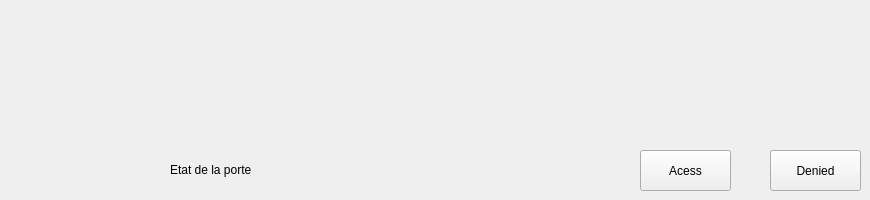
       <widget class="QWidget" name="tab_38">
        <attribute name="title">
         <string>ACCESS CHECK</string>
        </attribute>
        <widget class="QLabel" name="label_72">
         <property name="geometry">
          <rect>
           <x>170</x>
           <y>160</y>
           <width>251</width>
           <height>20</height>
          </rect>
         </property>
         <property name="text">
          <string>Etat de la porte</string>
         </property>
        </widget>
        <widget class="QLabel" name="label_73">
         <property name="geometry">
          <rect>
           <x>410</x>
           <y>160</y>
           <width>181</width>
           <height>31</height>
          </rect>
         </property>
         <property name="styleSheet">
          <string notr="true">border-color: rgb(0, 0, 0);
gridline-color: rgb(0, 0, 0);
selection-color: rgb(0, 0, 0);</string>
         </property>
         <property name="text">
          <string/>
         </property>
        </widget>
        <widget class="QPushButton" name="pushButton_22">
         <property name="geometry">
          <rect>
           <x>770</x>
           <y>150</y>
           <width>91</width>
           <height>41</height>
          </rect>
         </property>
         <property name="text">
          <string>Denied</string>
         </property>
        </widget>
        <widget class="QPushButton" name="pushButtonn">
         <property name="geometry">
          <rect>
           <x>640</x>
           <y>150</y>
           <width>91</width>
           <height>41</height>
          </rect>
         </property>
         <property name="text">
          <string>Acess</string>
         </property>
        </widget>
       </widget>
